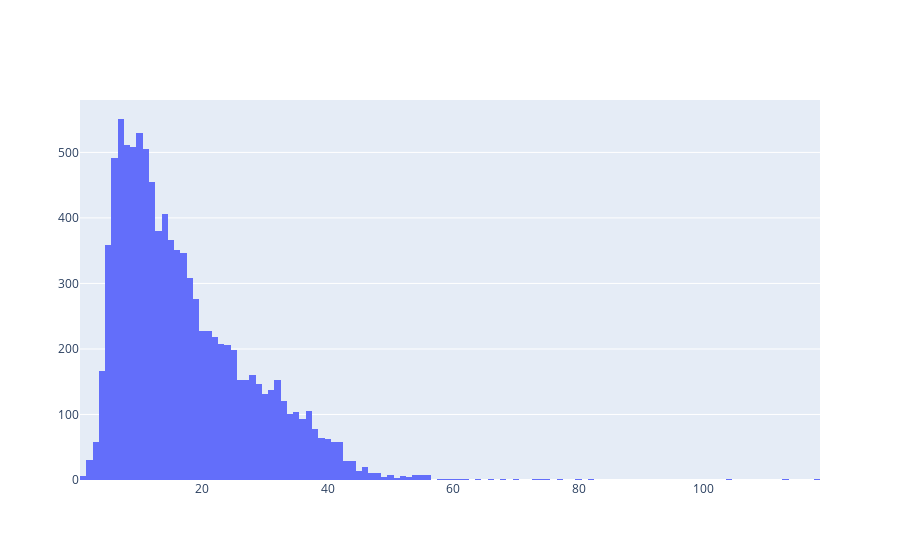

Here is the notebook cell this chart was saved with:
### Code cell
import plotly.graph_objects as go

fig = go.Figure()
fig.add_trace(go.Histogram(x=lengths))
fig.show()

### Figure 1 — Plotly figure (JSON) as saved in the notebook; plotly's stock layout.template omitted (floating-point values rounded to 4 significant figures; data arrays with more than 128 entries replaced by an {"elided": "..."} marker saying what was removed)
{"data": [{"type": "histogram", "x": {"elided": "9953 int values"}}], "layout": {}}
